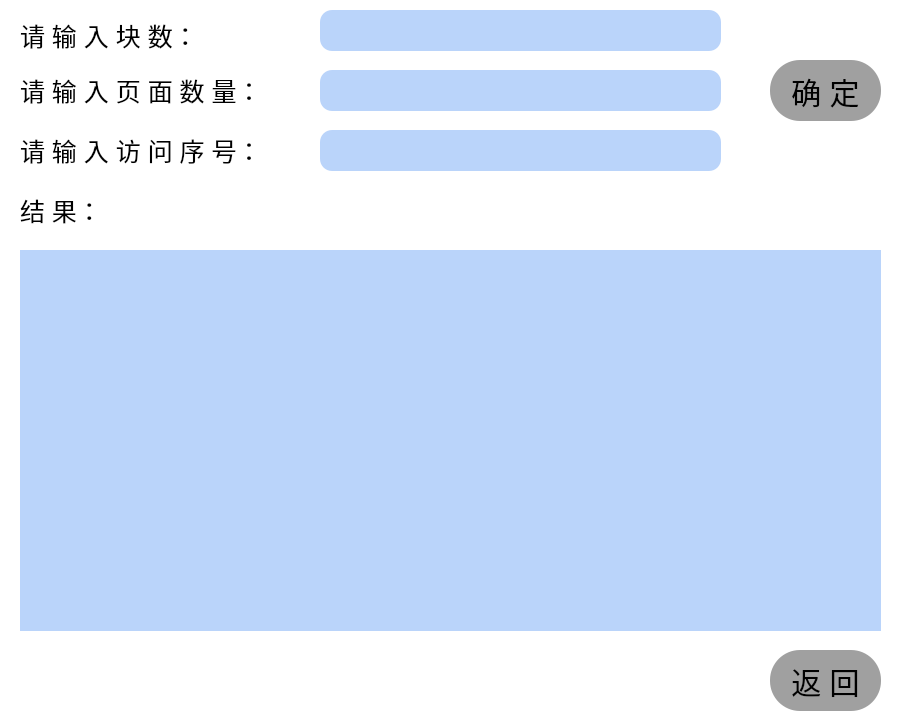
<?xml version="1.0" encoding="UTF-8"?>
<ui version="4.0">
 <class>fifo</class>
 <widget class="QWidget" name="fifo">
  <property name="geometry">
   <rect>
    <x>0</x>
    <y>0</y>
    <width>911</width>
    <height>721</height>
   </rect>
  </property>
  <property name="windowTitle">
   <string>F I F O(先进先出页面置换算法)</string>
  </property>
  <property name="styleSheet">
   <string notr="true">border-radius: 0px;
background-color:white;

</string>
  </property>
  <widget class="QLabel" name="label">
   <property name="geometry">
    <rect>
     <x>20</x>
     <y>20</y>
     <width>211</width>
     <height>31</height>
    </rect>
   </property>
   <property name="styleSheet">
    <string notr="true">border-radius: 0px;
font-family:宋体;
font-size:25px;
</string>
   </property>
   <property name="text">
    <string>请 输 入 块 数：</string>
   </property>
  </widget>
  <widget class="QLabel" name="label_2">
   <property name="geometry">
    <rect>
     <x>20</x>
     <y>70</y>
     <width>271</width>
     <height>41</height>
    </rect>
   </property>
   <property name="styleSheet">
    <string notr="true">border-radius: 0px;
font-family:宋体;
font-size:25px;
</string>
   </property>
   <property name="text">
    <string>请 输 入 页 面 数 量：</string>
   </property>
  </widget>
  <widget class="QLabel" name="label_3">
   <property name="geometry">
    <rect>
     <x>20</x>
     <y>130</y>
     <width>271</width>
     <height>41</height>
    </rect>
   </property>
   <property name="styleSheet">
    <string notr="true">border-radius: 0px;
font-family:宋体;
font-size:25px;
</string>
   </property>
   <property name="text">
    <string>请 输 入 访 问 序 号：</string>
   </property>
  </widget>
  <widget class="QPushButton" name="pushButton">
   <property name="geometry">
    <rect>
     <x>770</x>
     <y>60</y>
     <width>111</width>
     <height>61</height>
    </rect>
   </property>
   <property name="styleSheet">
    <string notr="true">border-radius: 30px;
font-family:宋体;
font-size:30px;
background-color:rgb(160,160,160);
</string>
   </property>
   <property name="text">
    <string>确 定</string>
   </property>
  </widget>
  <widget class="QLabel" name="label_4">
   <property name="geometry">
    <rect>
     <x>20</x>
     <y>190</y>
     <width>111</width>
     <height>41</height>
    </rect>
   </property>
   <property name="styleSheet">
    <string notr="true">border-radius: 0px;
font-family:宋体;
font-size:25px;
</string>
   </property>
   <property name="text">
    <string>结 果：</string>
   </property>
  </widget>
  <widget class="QTextEdit" name="textEdit">
   <property name="geometry">
    <rect>
     <x>320</x>
     <y>10</y>
     <width>401</width>
     <height>41</height>
    </rect>
   </property>
   <property name="styleSheet">
    <string notr="true">border-radius: 12px;
background-color:rgb(73,143,242,38%);
</string>
   </property>
  </widget>
  <widget class="QTextEdit" name="textEdit_2">
   <property name="geometry">
    <rect>
     <x>320</x>
     <y>70</y>
     <width>401</width>
     <height>41</height>
    </rect>
   </property>
   <property name="styleSheet">
    <string notr="true">border-radius: 12px;
background-color:rgb(73,143,242,38%);
</string>
   </property>
  </widget>
  <widget class="QTextEdit" name="textEdit_3">
   <property name="geometry">
    <rect>
     <x>320</x>
     <y>130</y>
     <width>401</width>
     <height>41</height>
    </rect>
   </property>
   <property name="styleSheet">
    <string notr="true">border-radius: 12px;
background-color:rgb(73,143,242,38%);
</string>
   </property>
  </widget>
  <widget class="QTextEdit" name="textEdit_4">
   <property name="geometry">
    <rect>
     <x>20</x>
     <y>250</y>
     <width>861</width>
     <height>381</height>
    </rect>
   </property>
   <property name="styleSheet">
    <string notr="true">border-radius: 0px;
background-color:rgb(73,143,242,38%);
</string>
   </property>
  </widget>
  <widget class="QPushButton" name="pushButton_2">
   <property name="geometry">
    <rect>
     <x>770</x>
     <y>650</y>
     <width>111</width>
     <height>61</height>
    </rect>
   </property>
   <property name="styleSheet">
    <string notr="true">border-radius: 30px;
font-family:宋体;
font-size:30px;
background-color:rgb(160,160,160);
</string>
   </property>
   <property name="text">
    <string>返 回</string>
   </property>
  </widget>
 </widget>
 <resources/>
 <connections>
  <connection>
   <sender>pushButton_2</sender>
   <signal>clicked()</signal>
   <receiver>fifo</receiver>
   <slot>hide()</slot>
   <hints>
    <hint type="sourcelabel">
     <x>825</x>
     <y>680</y>
    </hint>
    <hint type="destinationlabel">
     <x>455</x>
     <y>360</y>
    </hint>
   </hints>
  </connection>
 </connections>
</ui>
